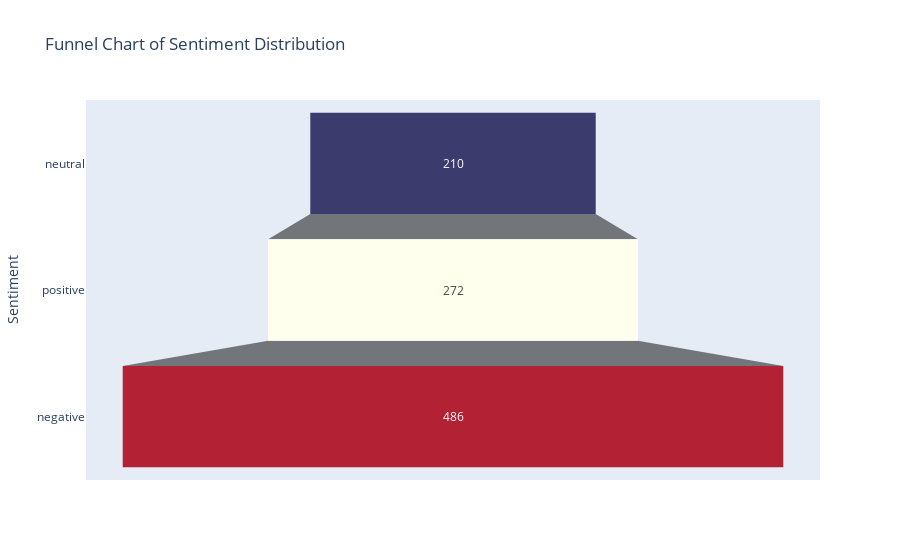

Source (notebook cell):
### Code cell
# Prepare sentiment counts
sentiment_counts = df['sentiment'].value_counts().reindex([ 'neutral','positive', 'negative'], fill_value=0)

usa_colors = ['#3C3B6E', '#FFFFEE', '#B22234']  # Blue, White, Red

fig = go.Figure(
    go.Funnel(
        y=sentiment_counts.index,
        x=sentiment_counts.values,
        marker_color=usa_colors
    )
)
fig.update_layout(
    title="Funnel Chart of Sentiment Distribution",
    xaxis_title="Count",
    yaxis_title="Sentiment"
)
fig.show()

### Figure 1 — Plotly figure (JSON) as saved in the notebook; plotly's stock layout.template omitted (floating-point values rounded to 4 significant figures)
{"data": [{"marker": {"color": ["#3C3B6E", "#FFFFEE", "#B22234"]}, "type": "funnel", "x": [210, 272, 486], "y": ["neutral", "positive", "negative"]}], "layout": {"title": {"text": "Funnel Chart of Sentiment Distribution"}, "xaxis": {"title": {"text": "Count"}}, "yaxis": {"title": {"text": "Sentiment"}}}}
